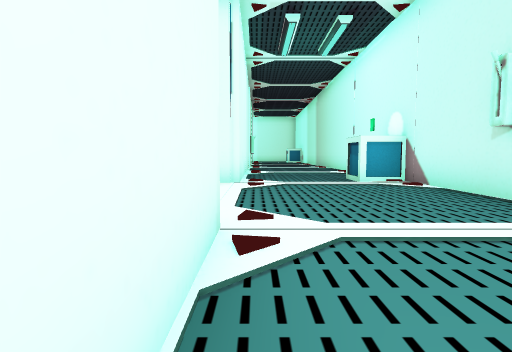
View 1 (above)

19 first-person views from a walk through a 3-D level made in the Unity game engine. The camera is 0.62 m above the floor, tilts 4° down and sees 80° across. Doors are open. The floor is counted in squares, 1 m on a side. Each view is taken from the middle of a square. On the plan, view 1 faces up. The plan holds only what a view shows up to about 9 squares ahead; the rest is blank. The place goes on beyond the plan. The player character is not drawn. Some animated figures are not drawn. Some surface patterns are stand-ins.

View 2
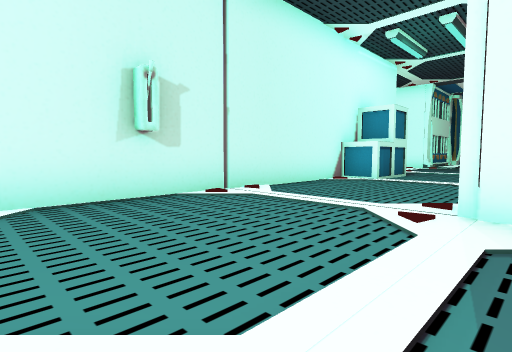

View 3
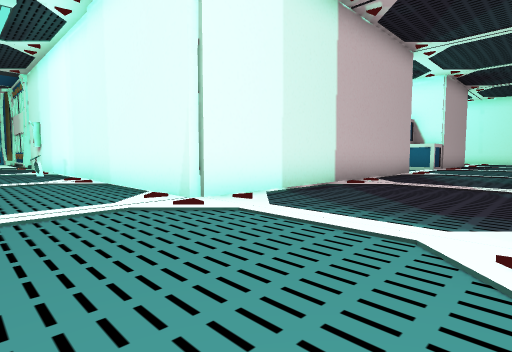

View 4
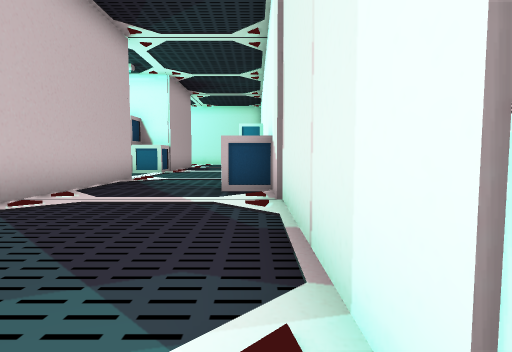

View 5
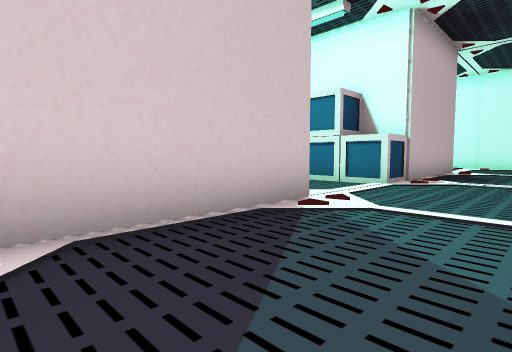

View 6
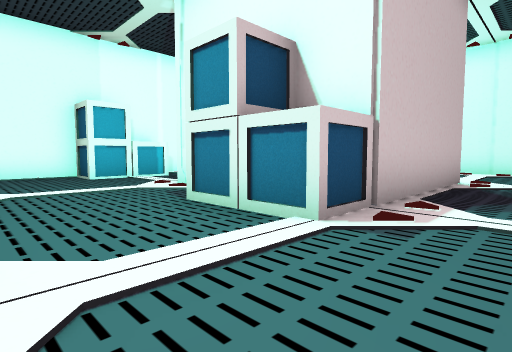

View 7
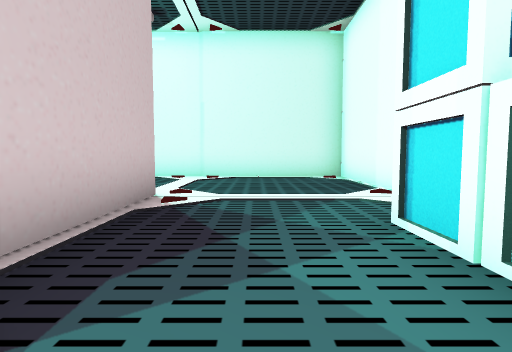

View 8
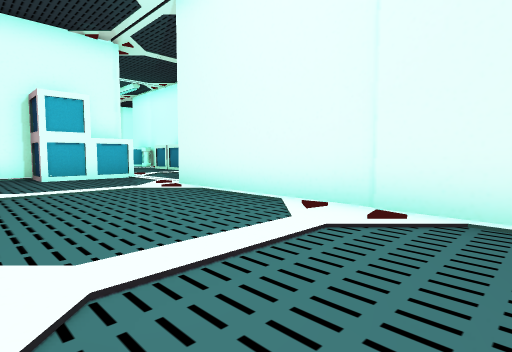

View 9
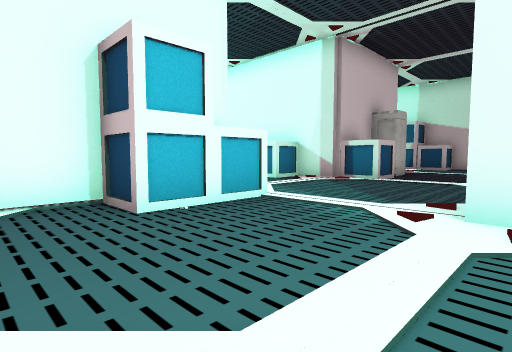

View 10
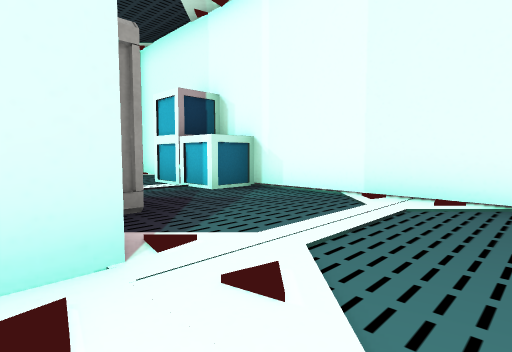

View 11
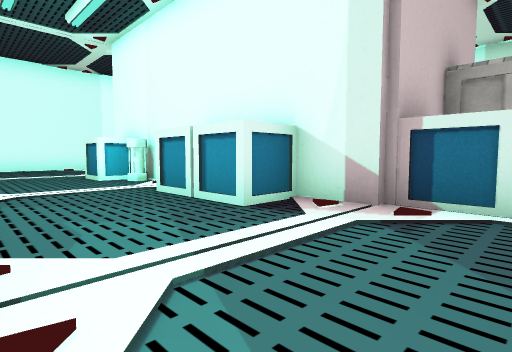

View 12
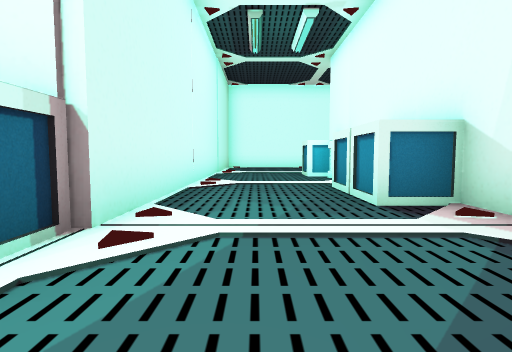

View 13
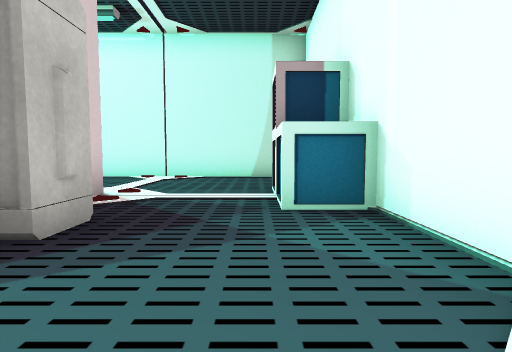

View 14
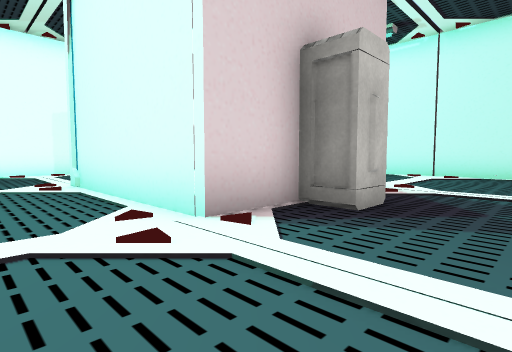

View 15
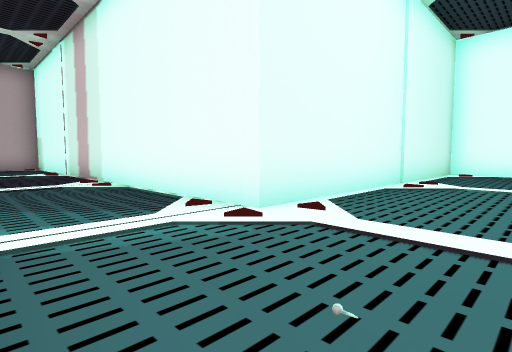

View 16
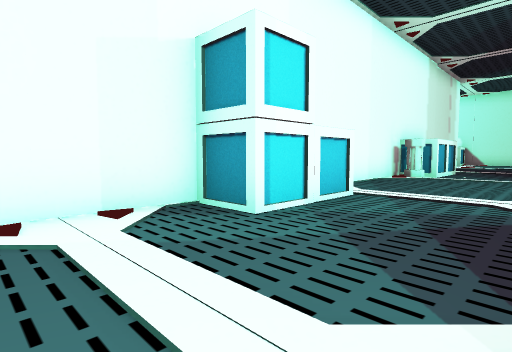

View 17
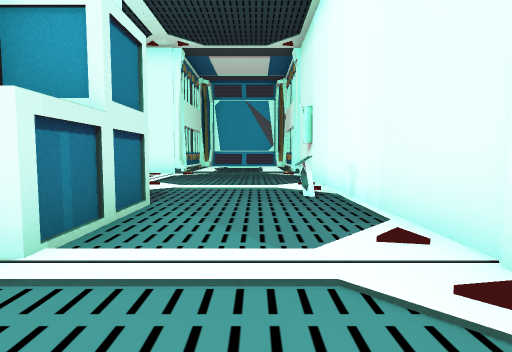

View 18
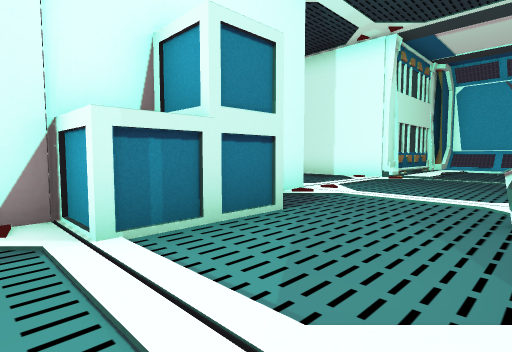

View 19
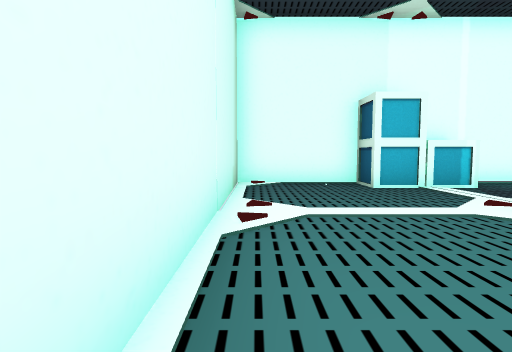

### Floor plan
Points are (right, up) in squares from view 1. A wall is a line through its corners. A room is listed if a view was taken in it or the views show most of it. See-through windows are left out.
Room 1 (views 1, 17, 18)
walls: (3.4, -5.8) (3.4, -5); (3.4, -1.8) (3.4, 2.6); (3.4, -9.5) (4.2, -9.5); (-0.3, 2.5) (-0.3, -9.1)
ways out: open door at (1.5, 2.5) to room 2; open door at (1.5, -9.5)
objects: other object (2, -4); other object (2, -4) to (3, -3); other object (2, -2) to (3, -2)
Room 2 (views 2, 3, 4, 5, 6, 7, 8, 9, 10, 11, 12, 13, 14, 15, 16, 19)
walls: (-12.4, -1.2) (-12.4, -1.6) (-12.8, -1.6); (-15.8, -1.6) (-16.3, -1.6) (-16.3, 2.5) (-12.4, 2.5); (-8.6, 2.5) (-0.3, 2.5); (-11.2, -5.4) (-8.5, -5.4) (-8.5, 1.5); (-14.8, 6.4) (-20.3, 6.4) (-20.3, -1.6) (-27.5, -1.6); (-8.9, 6.4) (-10.6, 6.4); (-18.2, -5.4) (-13.8, -5.4); (-24.5, -5.4) (-24.5, -6.8); (-0.3, 8.4) (-0.3, 6.4) (-5, 6.4); (-20.7, -12.1) (-20.7, -5.4); (3.4, 2.6) (3.4, 6.5); (-24.5, -10.9) (-24.5, -11.6)
ways out: open door at (1.5, 2.5) to room 1
objects: other object (-27, -5); other object (-26, -5) to (-25, -4); other object (-24, -12); other object (-24, -11); other object (-24, -9) to (-24, -8); other object (-24, -7); other object (-20, -5); other object (-19, -5); other object (-15, -2) to (-14, -2); other object (-14, 6); other object (-13, -5) to (-13, -4); other object (-13, 6); other object (-12, -5); other object (-12, 1); other object (-12, 2); other object (-8, 6); other object (-7, 6) to (-6, 6); other object (2, 7) to (3, 8)

Where each view was taken, in squares from view 1:
view 1: 0 up, 0 right, facing up
view 2: 6 up, 1 left, facing down-right
view 3: 6 up, 2 right, facing down-left
view 4: 6 up, 0 right, facing left
view 5: 5 up, 5 left, facing down-left
view 6: 4 up, 9 left, facing down-left
view 7: 4 up, 12 left, facing left
view 8: 4 up, 17 left, facing down-left
view 9: 1 down, 17 left, facing down-left
view 10: 1 down, 18 left, facing down-right
view 11: 4 down, 21 left, facing down-left
view 12: 3 down, 22 left, facing down
view 13: 4 down, 17 left, facing right
view 14: 4 down, 18 left, facing up-right
view 15: 4 down, 18 left, facing up-left
view 16: 3 up, 17 left, facing up-right
view 17: 0 up, 1 right, facing down
view 18: 1 down, 0 right, facing down-right
view 19: 2 up, 9 left, facing down
